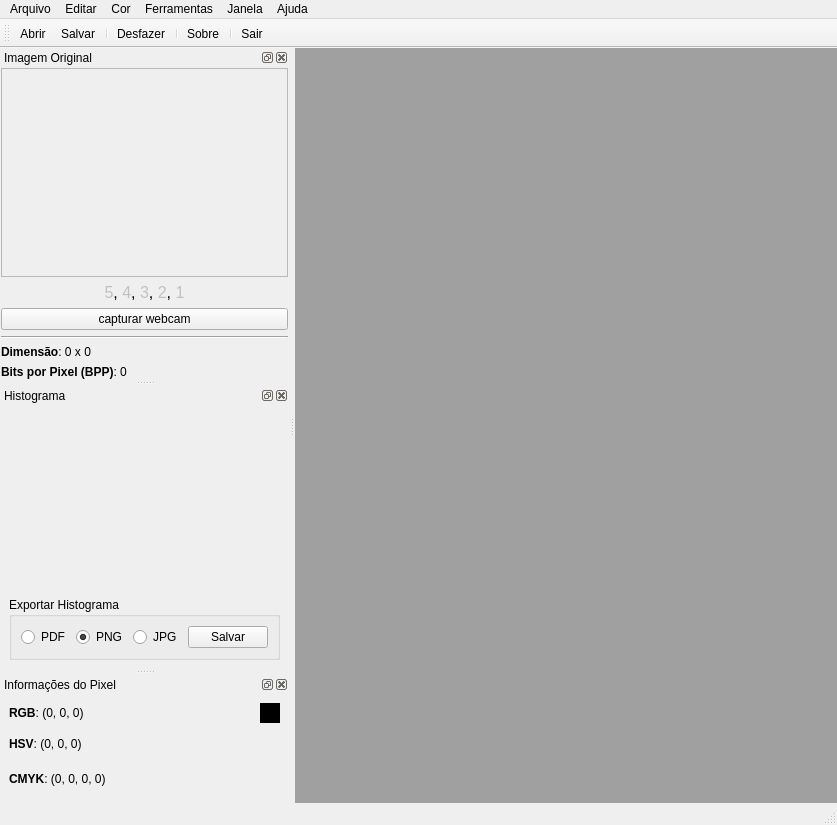
 <widget class="QMainWindow" name="MainWindow">
  <property name="geometry">
   <rect>
    <x>0</x>
    <y>0</y>
    <width>837</width>
    <height>823</height>
   </rect>
  </property>
  <property name="sizePolicy">
   <sizepolicy hsizetype="Preferred" vsizetype="Expanding">
    <horstretch>0</horstretch>
    <verstretch>0</verstretch>
   </sizepolicy>
  </property>
  <property name="mouseTracking">
   <bool>true</bool>
  </property>
  <property name="windowTitle">
   <string>hIP v0.04</string>
  </property>
  <property name="windowIcon">
   <iconset resource="hIP_Recursos.qrc">
    <normaloff>:/new/icones/icones/preferences-desktop-personal.png</normaloff>:/new/icones/icones/preferences-desktop-personal.png</iconset>
  </property>
  <property name="styleSheet">
   <string notr="true"/>
  </property>
  <widget class="QWidget" name="centralWidget">
   <property name="sizePolicy">
    <sizepolicy hsizetype="Expanding" vsizetype="Expanding">
     <horstretch>0</horstretch>
     <verstretch>0</verstretch>
    </sizepolicy>
   </property>
   <layout class="QVBoxLayout" name="verticalLayout_4">
    <property name="leftMargin">
     <number>0</number>
    </property>
    <property name="topMargin">
     <number>0</number>
    </property>
    <property name="rightMargin">
     <number>0</number>
    </property>
    <property name="bottomMargin">
     <number>0</number>
    </property>
    <item>
     <widget class="QMdiArea" name="mdiArea">
      <property name="verticalScrollBarPolicy">
       <enum>Qt::ScrollBarAsNeeded</enum>
      </property>
      <property name="horizontalScrollBarPolicy">
       <enum>Qt::ScrollBarAsNeeded</enum>
      </property>
      <property name="background">
       <brush brushstyle="SolidPattern">
        <color alpha="255">
         <red>160</red>
         <green>160</green>
         <blue>160</blue>
        </color>
       </brush>
      </property>
     </widget>
    </item>
   </layout>
  </widget>
  <widget class="QMenuBar" name="menuBar">
   <property name="geometry">
    <rect>
     <x>0</x>
     <y>0</y>
     <width>837</width>
     <height>21</height>
    </rect>
   </property>
   <widget class="QMenu" name="menuArquivo">
    <property name="title">
     <string>Arquivo</string>
    </property>
    <addaction name="btnAbrirImg"/>
    <addaction name="separator"/>
    <addaction name="actionSalvar_Imagem_2"/>
    <addaction name="separator"/>
    <addaction name="btnSair"/>
   </widget>
   <widget class="QMenu" name="menuEditar">
    <property name="title">
     <string>Editar</string>
    </property>
    <widget class="QMenu" name="menuInfo">
     <property name="title">
      <string>Informações</string>
     </property>
     <property name="icon">
      <iconset resource="hIP_Recursos.qrc">
       <normaloff>:/new/icones/icones/system-shutdown.png</normaloff>:/new/icones/icones/system-shutdown.png</iconset>
     </property>
    </widget>
    <addaction name="actionDesfazer"/>
    <addaction name="menuInfo"/>
   </widget>
   <widget class="QMenu" name="menuFerramentas">
    <property name="title">
     <string>Ferramentas</string>
    </property>
    <property name="separatorsCollapsible">
     <bool>false</bool>
    </property>
    <widget class="QMenu" name="menuDetec_o_de_Arestas">
     <property name="title">
      <string>Detecção de Arestas</string>
     </property>
     <addaction name="actionCanny"/>
     <addaction name="actionCanny_OpenCV"/>
     <addaction name="actionShen_Castan"/>
     <addaction name="actionMarr_Hildreth"/>
    </widget>
    <widget class="QMenu" name="menuEfeitos">
     <property name="title">
      <string>Efeitos</string>
     </property>
     <addaction name="actionNegativo"/>
     <addaction name="actionS_pia"/>
     <addaction name="actionCarton"/>
    </widget>
    <widget class="QMenu" name="menuFiltros_2">
     <property name="title">
      <string>Filtros</string>
     </property>
     <widget class="QMenu" name="menuSobel">
      <property name="title">
       <string>Sobel</string>
      </property>
      <addaction name="actionSobelX"/>
      <addaction name="actionSobelY"/>
      <addaction name="actionSobelAmbos"/>
     </widget>
     <addaction name="actionTons_de_Cinza"/>
     <addaction name="actionGaussiano"/>
     <addaction name="actionLaplaciano"/>
     <addaction name="menuSobel"/>
     <addaction name="actionGaussiana"/>
    </widget>
    <widget class="QMenu" name="menuOCR">
     <property name="title">
      <string>OCR</string>
     </property>
     <widget class="QMenu" name="menuExtra_ao_de_Caracteristicas">
      <property name="title">
       <string>Extraçao de Caracteristicas</string>
      </property>
      <addaction name="actionChain_Code_de_Freeman"/>
      <addaction name="actionMatriz_de_Coocorrencia"/>
      <addaction name="actionHistogramas"/>
      <addaction name="actionDistancia_Borda_caractere"/>
      <addaction name="actionEntropia"/>
      <addaction name="actionDensidade_Regional"/>
      <addaction name="actionUniformidade"/>
      <addaction name="actionHomogeniedade"/>
      <addaction name="actionCorrela_ao"/>
      <addaction name="actionContraste"/>
     </widget>
     <widget class="QMenu" name="menuClassifica_o">
      <property name="title">
       <string>Classificação</string>
      </property>
      <addaction name="actionDist_ncia_Euclidiana"/>
      <addaction name="actionDist_ncia_de_Chebyshev"/>
      <addaction name="actionDistancia_Manhattan"/>
      <addaction name="actionCoeficiente_de_Correla_o"/>
     </widget>
     <addaction name="actionJanela_OCR"/>
     <addaction name="actionAnalise_de_Projecao"/>
     <addaction name="menuExtra_ao_de_Caracteristicas"/>
     <addaction name="menuClassifica_o"/>
    </widget>
    <widget class="QMenu" name="menuThinning">
     <property name="title">
      <string>Thinning</string>
     </property>
     <addaction name="actionStentiford"/>
     <addaction name="actionZhang_Suen"/>
     <addaction name="actionHolt"/>
    </widget>
    <addaction name="menuDetec_o_de_Arestas"/>
    <addaction name="menuFiltros_2"/>
    <addaction name="menuEfeitos"/>
    <addaction name="actionMedirRuidos"/>
    <addaction name="menuThinning"/>
    <addaction name="menuOCR"/>
    <addaction name="separator"/>
   </widget>
   <widget class="QMenu" name="menuAjuda">
    <property name="title">
     <string>Ajuda</string>
    </property>
    <addaction name="btnSobre"/>
    <addaction name="actionSobre_o_Qt"/>
    <addaction name="actionTeste_2"/>
   </widget>
   <widget class="QMenu" name="menuCor">
    <property name="title">
     <string>Cor</string>
    </property>
    <addaction name="actionEqualizar_Histograma"/>
   </widget>
   <widget class="QMenu" name="menuJanela">
    <property name="title">
     <string>Janela</string>
    </property>
    <addaction name="actionCascata"/>
    <addaction name="actionTitulo"/>
    <addaction name="separator"/>
   </widget>
   <addaction name="menuArquivo"/>
   <addaction name="menuEditar"/>
   <addaction name="menuCor"/>
   <addaction name="menuFerramentas"/>
   <addaction name="menuJanela"/>
   <addaction name="menuAjuda"/>
  </widget>
  <widget class="QToolBar" name="mainToolBar">
   <property name="acceptDrops">
    <bool>false</bool>
   </property>
   <property name="movable">
    <bool>true</bool>
   </property>
   <attribute name="toolBarArea">
    <enum>TopToolBarArea</enum>
   </attribute>
   <attribute name="toolBarBreak">
    <bool>false</bool>
   </attribute>
   <addaction name="btnAbrirImg"/>
   <addaction name="actionSalvar_Imagem_2"/>
   <addaction name="separator"/>
   <addaction name="actionDesfazer"/>
   <addaction name="separator"/>
   <addaction name="btnSobre"/>
   <addaction name="separator"/>
   <addaction name="btnSair"/>
  </widget>
  <widget class="QStatusBar" name="statusBar">
   <property name="styleSheet">
    <string notr="true"/>
   </property>
  </widget>
  <widget class="QDockWidget" name="dockImagem">
   <property name="sizePolicy">
    <sizepolicy hsizetype="Minimum" vsizetype="Minimum">
     <horstretch>0</horstretch>
     <verstretch>0</verstretch>
    </sizepolicy>
   </property>
   <property name="minimumSize">
    <size>
     <width>280</width>
     <height>332</height>
    </size>
   </property>
   <property name="font">
    <font>
     <weight>50</weight>
     <bold>false</bold>
    </font>
   </property>
   <property name="styleSheet">
    <string notr="true"/>
   </property>
   <property name="features">
    <set>QDockWidget::AllDockWidgetFeatures</set>
   </property>
   <property name="allowedAreas">
    <set>Qt::LeftDockWidgetArea|Qt::RightDockWidgetArea</set>
   </property>
   <property name="windowTitle">
    <string>Imagem Original</string>
   </property>
   <attribute name="dockWidgetArea">
    <number>1</number>
   </attribute>
   <widget class="QWidget" name="dockWidgetContents">
    <layout class="QVBoxLayout" name="verticalLayout_5">
     <property name="leftMargin">
      <number>1</number>
     </property>
     <property name="topMargin">
      <number>1</number>
     </property>
     <property name="rightMargin">
      <number>1</number>
     </property>
     <property name="bottomMargin">
      <number>1</number>
     </property>
     <item>
      <widget class="QScrollArea" name="scrollArea1">
       <property name="sizePolicy">
        <sizepolicy hsizetype="Expanding" vsizetype="Expanding">
         <horstretch>0</horstretch>
         <verstretch>0</verstretch>
        </sizepolicy>
       </property>
       <property name="minimumSize">
        <size>
         <width>200</width>
         <height>200</height>
        </size>
       </property>
       <property name="mouseTracking">
        <bool>true</bool>
       </property>
       <property name="frameShape">
        <enum>QFrame::StyledPanel</enum>
       </property>
       <property name="widgetResizable">
        <bool>true</bool>
       </property>
       <property name="alignment">
        <set>Qt::AlignLeading|Qt::AlignLeft|Qt::AlignTop</set>
       </property>
       <widget class="QWidget" name="scrollAreaWidgetContents">
        <property name="geometry">
         <rect>
          <x>0</x>
          <y>0</y>
          <width>283</width>
          <height>199</height>
         </rect>
        </property>
        <property name="sizePolicy">
         <sizepolicy hsizetype="Expanding" vsizetype="Expanding">
          <horstretch>0</horstretch>
          <verstretch>0</verstretch>
         </sizepolicy>
        </property>
        <layout class="QHBoxLayout" name="horizontalLayout_2"/>
       </widget>
      </widget>
     </item>
     <item>
      <widget class="QLabel" name="lblContagem">
       <property name="text">
        <string>&lt;!DOCTYPE HTML PUBLIC &quot;-//W3C//DTD HTML 4.0//EN&quot; &quot;http://www.w3.org/TR/REC-html40/strict.dtd&quot;&gt;
&lt;html&gt;&lt;head&gt;&lt;meta name=&quot;qrichtext&quot; content=&quot;1&quot; /&gt;&lt;style type=&quot;text/css&quot;&gt;
p, li { white-space: pre-wrap; }
&lt;/style&gt;&lt;/head&gt;&lt;body style=&quot; font-family:'Sans'; font-size:9pt; font-weight:400; font-style:normal;&quot;&gt;
&lt;p align=&quot;center&quot; style=&quot; margin-top:0px; margin-bottom:0px; margin-left:0px; margin-right:0px; -qt-block-indent:0; text-indent:0px;&quot;&gt;
&lt;span style=&quot; font-size:12pt; color:#c0c0c0;&quot;&gt;5&lt;/span&gt;
&lt;span style=&quot; font-size:12pt;&quot;&gt;, &lt;/span&gt;
&lt;span style=&quot; font-size:12pt; color:#c0c0c0;&quot;&gt;4&lt;/span&gt;
&lt;span style=&quot; font-size:12pt;&quot;&gt;, &lt;/span&gt;
&lt;span style=&quot; font-size:12pt; color:#c0c0c0;&quot;&gt;3&lt;/span&gt;&lt;span style=&quot; font-size:12pt;&quot;&gt;, &lt;/span&gt;
&lt;span style=&quot; font-size:12pt; color:#c0c0c0;&quot;&gt;2&lt;/span&gt;&lt;span style=&quot; font-size:12pt;&quot;&gt;, &lt;/span&gt;
&lt;span style=&quot; font-size:12pt; color:#c0c0c0;&quot;&gt;1&lt;/span&gt;
&lt;/p&gt;&lt;/body&gt;&lt;/html&gt;</string>
       </property>
      </widget>
     </item>
     <item>
      <widget class="QPushButton" name="btnCapCam">
       <property name="text">
        <string>capturar webcam</string>
       </property>
       <property name="icon">
        <iconset resource="hIP_Recursos.qrc">
         <normaloff>:/new/icones/icones/camera-web.png</normaloff>:/new/icones/icones/camera-web.png</iconset>
       </property>
       <property name="flat">
        <bool>false</bool>
       </property>
      </widget>
     </item>
     <item>
      <widget class="Line" name="line">
       <property name="orientation">
        <enum>Qt::Horizontal</enum>
       </property>
      </widget>
     </item>
     <item>
      <widget class="QLabel" name="lblTam">
       <property name="text">
        <string>&lt;!DOCTYPE HTML PUBLIC &quot;-//W3C//DTD HTML 4.0//EN&quot; &quot;http://www.w3.org/TR/REC-html40/strict.dtd&quot;&gt;
&lt;html&gt;&lt;head&gt;&lt;meta name=&quot;qrichtext&quot; content=&quot;1&quot; /&gt;&lt;style type=&quot;text/css&quot;&gt;
p, li { white-space: pre-wrap; }
&lt;/style&gt;&lt;/head&gt;&lt;body style=&quot; font-family:'Ubuntu'; font-size:9pt; font-weight:400; font-style:normal;&quot;&gt;
&lt;p style=&quot; margin-top:0px; margin-bottom:0px; margin-left:0px; margin-right:0px; -qt-block-indent:0; text-indent:0px;&quot;&gt;&lt;span style=&quot; font-weight:600;&quot;&gt;Dimensão&lt;/span&gt;: 0 x 0&lt;/p&gt;&lt;/body&gt;&lt;/html&gt;</string>
       </property>
      </widget>
     </item>
     <item>
      <widget class="QLabel" name="lblBpp">
       <property name="text">
        <string>&lt;!DOCTYPE HTML PUBLIC &quot;-//W3C//DTD HTML 4.0//EN&quot; &quot;http://www.w3.org/TR/REC-html40/strict.dtd&quot;&gt;
&lt;html&gt;&lt;head&gt;&lt;meta name=&quot;qrichtext&quot; content=&quot;1&quot; /&gt;&lt;style type=&quot;text/css&quot;&gt;
p, li { white-space: pre-wrap; }
&lt;/style&gt;&lt;/head&gt;&lt;body style=&quot; font-family:'Ubuntu'; font-size:9pt; font-weight:400; font-style:normal;&quot;&gt;
&lt;p style=&quot; margin-top:0px; margin-bottom:0px; margin-left:0px; margin-right:0px; -qt-block-indent:0; text-indent:0px;&quot;&gt;&lt;span style=&quot; font-weight:600;&quot;&gt;Bits por Pixel (BPP)&lt;/span&gt;: 0&lt;/p&gt;&lt;/body&gt;&lt;/html&gt;</string>
       </property>
      </widget>
     </item>
    </layout>
   </widget>
  </widget>
  <widget class="QDockWidget" name="dockHistograma">
   <property name="sizePolicy">
    <sizepolicy hsizetype="Minimum" vsizetype="Minimum">
     <horstretch>0</horstretch>
     <verstretch>0</verstretch>
    </sizepolicy>
   </property>
   <property name="minimumSize">
    <size>
     <width>287</width>
     <height>283</height>
    </size>
   </property>
   <property name="allowedAreas">
    <set>Qt::LeftDockWidgetArea|Qt::RightDockWidgetArea</set>
   </property>
   <property name="windowTitle">
    <string>Histograma</string>
   </property>
   <attribute name="dockWidgetArea">
    <number>1</number>
   </attribute>
   <widget class="QWidget" name="dockWidgetContents_3">
    <layout class="QVBoxLayout" name="verticalLayout_3">
     <item>
      <layout class="QVBoxLayout" name="histWidget">
       <item>
        <widget class="QCustomPlot" name="plotHistograma" native="true">
         <property name="sizePolicy">
          <sizepolicy hsizetype="Preferred" vsizetype="Minimum">
           <horstretch>0</horstretch>
           <verstretch>0</verstretch>
          </sizepolicy>
         </property>
         <property name="minimumSize">
          <size>
           <width>0</width>
           <height>50</height>
          </size>
         </property>
        </widget>
       </item>
      </layout>
     </item>
     <item>
      <widget class="QGroupBox" name="groupBox">
       <property name="sizePolicy">
        <sizepolicy hsizetype="Minimum" vsizetype="Fixed">
         <horstretch>0</horstretch>
         <verstretch>0</verstretch>
        </sizepolicy>
       </property>
       <property name="title">
        <string>Exportar Histograma</string>
       </property>
       <layout class="QVBoxLayout" name="verticalLayout_2">
        <item>
         <layout class="QHBoxLayout" name="horizontalLayout">
          <item>
           <widget class="QRadioButton" name="rdbPDF">
            <property name="text">
             <string>PDF</string>
            </property>
           </widget>
          </item>
          <item>
           <widget class="QRadioButton" name="rdbPNG">
            <property name="text">
             <string>PNG</string>
            </property>
            <property name="checked">
             <bool>true</bool>
            </property>
           </widget>
          </item>
          <item>
           <widget class="QRadioButton" name="rdbJPG">
            <property name="text">
             <string>JPG</string>
            </property>
           </widget>
          </item>
          <item>
           <widget class="QPushButton" name="btnSalvarHist">
            <property name="text">
             <string>Salvar</string>
            </property>
           </widget>
          </item>
         </layout>
        </item>
       </layout>
      </widget>
     </item>
    </layout>
   </widget>
  </widget>
  <widget class="QDockWidget" name="dockPixel">
   <property name="sizePolicy">
    <sizepolicy hsizetype="Minimum" vsizetype="Minimum">
     <horstretch>0</horstretch>
     <verstretch>0</verstretch>
    </sizepolicy>
   </property>
   <property name="minimumSize">
    <size>
     <width>280</width>
     <height>128</height>
    </size>
   </property>
   <property name="font">
    <font>
     <weight>50</weight>
     <bold>false</bold>
    </font>
   </property>
   <property name="allowedAreas">
    <set>Qt::LeftDockWidgetArea|Qt::RightDockWidgetArea</set>
   </property>
   <property name="windowTitle">
    <string>Informações do Pixel</string>
   </property>
   <attribute name="dockWidgetArea">
    <number>1</number>
   </attribute>
   <widget class="QWidget" name="dockWidgetContents_2">
    <layout class="QVBoxLayout" name="verticalLayout">
     <item>
      <layout class="QGridLayout" name="gridLayout">
       <property name="leftMargin">
        <number>0</number>
       </property>
       <item row="0" column="0">
        <widget class="QLabel" name="lblRgb">
         <property name="toolTip">
          <string>&lt;!DOCTYPE HTML PUBLIC &quot;-//W3C//DTD HTML 4.0//EN&quot; &quot;http://www.w3.org/TR/REC-html40/strict.dtd&quot;&gt;
&lt;html&gt;&lt;head&gt;&lt;meta name=&quot;qrichtext&quot; content=&quot;1&quot; /&gt;&lt;style type=&quot;text/css&quot;&gt;
p, li { white-space: pre-wrap; }
&lt;/style&gt;&lt;/head&gt;&lt;body style=&quot; font-family:'MS Shell Dlg 2'; font-size:8.25pt; font-weight:400; font-style:normal;&quot;&gt;
&lt;p style=&quot; margin-top:0px; margin-bottom:0px; margin-left:0px; margin-right:0px; -qt-block-indent:0; text-indent:0px;&quot;&gt;&lt;span style=&quot; font-weight:600;&quot;&gt;R&lt;/span&gt;ed, &lt;span style=&quot; font-weight:600;&quot;&gt;G&lt;/span&gt;reen, &lt;span style=&quot; font-weight:600;&quot;&gt;B&lt;/span&gt;lue&lt;/p&gt;&lt;/body&gt;&lt;/html&gt;</string>
         </property>
         <property name="text">
          <string>&lt;!DOCTYPE HTML PUBLIC &quot;-//W3C//DTD HTML 4.0//EN&quot; &quot;http://www.w3.org/TR/REC-html40/strict.dtd&quot;&gt;
&lt;html&gt;&lt;head&gt;&lt;meta name=&quot;qrichtext&quot; content=&quot;1&quot; /&gt;&lt;style type=&quot;text/css&quot;&gt;
p, li { white-space: pre-wrap; }
&lt;/style&gt;&lt;/head&gt;&lt;body style=&quot; font-family:'Ubuntu'; font-size:9pt; font-weight:400; font-style:normal;&quot;&gt;
&lt;p style=&quot; margin-top:0px; margin-bottom:0px; margin-left:0px; margin-right:0px; -qt-block-indent:0; text-indent:0px;&quot;&gt;&lt;span style=&quot; font-weight:600;&quot;&gt;RGB&lt;/span&gt;: (0, 0, 0)&lt;/p&gt;&lt;/body&gt;&lt;/html&gt;</string>
         </property>
        </widget>
       </item>
       <item row="0" column="1">
        <widget class="QWidget" name="wdgPixelCor" native="true">
         <property name="sizePolicy">
          <sizepolicy hsizetype="Fixed" vsizetype="Fixed">
           <horstretch>0</horstretch>
           <verstretch>0</verstretch>
          </sizepolicy>
         </property>
         <property name="minimumSize">
          <size>
           <width>20</width>
           <height>20</height>
          </size>
         </property>
         <property name="toolTip">
          <string>Cor do pixel</string>
         </property>
         <property name="autoFillBackground">
          <bool>false</bool>
         </property>
         <property name="styleSheet">
          <string notr="true">background-color: rgb(0, 0, 0);</string>
         </property>
        </widget>
       </item>
       <item row="1" column="0">
        <widget class="QLabel" name="lblHsv">
         <property name="toolTip">
          <string>&lt;!DOCTYPE HTML PUBLIC &quot;-//W3C//DTD HTML 4.0//EN&quot; &quot;http://www.w3.org/TR/REC-html40/strict.dtd&quot;&gt;
&lt;html&gt;&lt;head&gt;&lt;meta name=&quot;qrichtext&quot; content=&quot;1&quot; /&gt;&lt;style type=&quot;text/css&quot;&gt;
p, li { white-space: pre-wrap; }
&lt;/style&gt;&lt;/head&gt;&lt;body style=&quot; font-family:'MS Shell Dlg 2'; font-size:8.25pt; font-weight:400; font-style:normal;&quot;&gt;
&lt;p style=&quot; margin-top:0px; margin-bottom:0px; margin-left:0px; margin-right:0px; -qt-block-indent:0; text-indent:0px;&quot;&gt;&lt;span style=&quot; font-weight:600;&quot;&gt;H&lt;/span&gt;ue, &lt;span style=&quot; font-weight:600;&quot;&gt;S&lt;/span&gt;aturation, &lt;span style=&quot; font-weight:600;&quot;&gt;V&lt;/span&gt;alue&lt;/p&gt;&lt;/body&gt;&lt;/html&gt;</string>
         </property>
         <property name="text">
          <string>&lt;!DOCTYPE HTML PUBLIC &quot;-//W3C//DTD HTML 4.0//EN&quot; &quot;http://www.w3.org/TR/REC-html40/strict.dtd&quot;&gt;
&lt;html&gt;&lt;head&gt;&lt;meta name=&quot;qrichtext&quot; content=&quot;1&quot; /&gt;&lt;style type=&quot;text/css&quot;&gt;
p, li { white-space: pre-wrap; }
&lt;/style&gt;&lt;/head&gt;&lt;body style=&quot; font-family:'Ubuntu'; font-size:9pt; font-weight:400; font-style:normal;&quot;&gt;
&lt;p style=&quot; margin-top:0px; margin-bottom:0px; margin-left:0px; margin-right:0px; -qt-block-indent:0; text-indent:0px;&quot;&gt;&lt;span style=&quot; font-weight:600;&quot;&gt;HSV&lt;/span&gt;: (0, 0, 0)&lt;/p&gt;&lt;/body&gt;&lt;/html&gt;</string>
         </property>
        </widget>
       </item>
       <item row="2" column="0">
        <widget class="QLabel" name="lblCmyk">
         <property name="toolTip">
          <string>&lt;!DOCTYPE HTML PUBLIC &quot;-//W3C//DTD HTML 4.0//EN&quot; &quot;http://www.w3.org/TR/REC-html40/strict.dtd&quot;&gt;
&lt;html&gt;&lt;head&gt;&lt;meta name=&quot;qrichtext&quot; content=&quot;1&quot; /&gt;&lt;style type=&quot;text/css&quot;&gt;
p, li { white-space: pre-wrap; }
&lt;/style&gt;&lt;/head&gt;&lt;body style=&quot; font-family:'MS Shell Dlg 2'; font-size:8.25pt; font-weight:400; font-style:normal;&quot;&gt;
&lt;p style=&quot; margin-top:0px; margin-bottom:0px; margin-left:0px; margin-right:0px; -qt-block-indent:0; text-indent:0px;&quot;&gt;&lt;span style=&quot; font-size:8pt; font-weight:600;&quot;&gt;C&lt;/span&gt;&lt;span style=&quot; font-size:8pt;&quot;&gt;yan, &lt;/span&gt;&lt;span style=&quot; font-size:8pt; font-weight:600;&quot;&gt;M&lt;/span&gt;&lt;span style=&quot; font-size:8pt;&quot;&gt;agenta, &lt;/span&gt;&lt;span style=&quot; font-size:8pt; font-weight:600;&quot;&gt;Y&lt;/span&gt;&lt;span style=&quot; font-size:8pt;&quot;&gt;ellow, Blac&lt;/span&gt;&lt;span style=&quot; font-size:8pt; font-weight:600;&quot;&gt;K&lt;/span&gt;&lt;/p&gt;&lt;/body&gt;&lt;/html&gt;</string>
         </property>
         <property name="text">
          <string>&lt;!DOCTYPE HTML PUBLIC &quot;-//W3C//DTD HTML 4.0//EN&quot; &quot;http://www.w3.org/TR/REC-html40/strict.dtd&quot;&gt;
&lt;html&gt;&lt;head&gt;&lt;meta name=&quot;qrichtext&quot; content=&quot;1&quot; /&gt;&lt;style type=&quot;text/css&quot;&gt;
p, li { white-space: pre-wrap; }
&lt;/style&gt;&lt;/head&gt;&lt;body style=&quot; font-family:'Ubuntu'; font-size:9pt; font-weight:400; font-style:normal;&quot;&gt;
&lt;p style=&quot; margin-top:0px; margin-bottom:0px; margin-left:0px; margin-right:0px; -qt-block-indent:0; text-indent:0px;&quot;&gt;&lt;span style=&quot; font-weight:600;&quot;&gt;CMYK&lt;/span&gt;: (0, 0, 0, 0)&lt;/p&gt;&lt;/body&gt;&lt;/html&gt;</string>
         </property>
        </widget>
       </item>
      </layout>
     </item>
    </layout>
   </widget>
  </widget>
  <action name="btnSobre">
   <property name="icon">
    <iconset resource="hIP_Recursos.qrc">
     <normaloff>:/new/icones/icones/help-browser.png</normaloff>:/new/icones/icones/help-browser.png</iconset>
   </property>
   <property name="text">
    <string>Sobre...</string>
   </property>
  </action>
  <action name="btnSair">
   <property name="icon">
    <iconset resource="hIP_Recursos.qrc">
     <normaloff>:/new/icones/icones/system-log-out.png</normaloff>:/new/icones/icones/system-log-out.png</iconset>
   </property>
   <property name="text">
    <string>Sair</string>
   </property>
  </action>
  <action name="btnAbrirImg">
   <property name="icon">
    <iconset resource="hIP_Recursos.qrc">
     <normaloff>:/new/icones/icones/document-open.png</normaloff>:/new/icones/icones/document-open.png</iconset>
   </property>
   <property name="text">
    <string>Abrir</string>
   </property>
  </action>
  <action name="actionDesfazer">
   <property name="enabled">
    <bool>true</bool>
   </property>
   <property name="icon">
    <iconset resource="hIP_Recursos.qrc">
     <normaloff>:/new/icones/icones/edit-undo.png</normaloff>:/new/icones/icones/edit-undo.png</iconset>
   </property>
   <property name="text">
    <string>Desfazer</string>
   </property>
  </action>
  <action name="actionCanny">
   <property name="enabled">
    <bool>true</bool>
   </property>
   <property name="text">
    <string>Canny</string>
   </property>
  </action>
  <action name="actionShen_Castan">
   <property name="enabled">
    <bool>true</bool>
   </property>
   <property name="text">
    <string>Shen-Castan</string>
   </property>
  </action>
  <action name="actionMarr_Hildreth">
   <property name="enabled">
    <bool>true</bool>
   </property>
   <property name="text">
    <string>Marr-Hildreth</string>
   </property>
  </action>
  <action name="actionSalvar_Imagem_2">
   <property name="icon">
    <iconset resource="hIP_Recursos.qrc">
     <normaloff>:/new/icones/icones/document-save.png</normaloff>:/new/icones/icones/document-save.png</iconset>
   </property>
   <property name="text">
    <string>Salvar</string>
   </property>
  </action>
  <action name="actionMedirRuidos">
   <property name="text">
    <string>Medir Ruído</string>
   </property>
  </action>
  <action name="actionTons_de_Cinza">
   <property name="text">
    <string>Tons de Cinza</string>
   </property>
  </action>
  <action name="actionGaussiano">
   <property name="enabled">
    <bool>false</bool>
   </property>
   <property name="text">
    <string>Gaussiano</string>
   </property>
   <property name="visible">
    <bool>false</bool>
   </property>
  </action>
  <action name="actionLaplaciano">
   <property name="text">
    <string>Laplaciano</string>
   </property>
   <property name="visible">
    <bool>false</bool>
   </property>
  </action>
  <action name="actionNegativo">
   <property name="text">
    <string>Negativo</string>
   </property>
  </action>
  <action name="actionSobelX">
   <property name="text">
    <string>Componente X</string>
   </property>
  </action>
  <action name="actionSobelY">
   <property name="text">
    <string>Componente Y</string>
   </property>
  </action>
  <action name="actionSobelAmbos">
   <property name="text">
    <string>Ambos</string>
   </property>
  </action>
  <action name="actionSobre_o_Qt">
   <property name="icon">
    <iconset resource="hIP_Recursos.qrc">
     <normaloff>:/new/icones/icones/aboutQt.png</normaloff>:/new/icones/icones/aboutQt.png</iconset>
   </property>
   <property name="text">
    <string>Sobre o Qt...</string>
   </property>
  </action>
  <action name="actionCanny_OpenCV">
   <property name="text">
    <string>Canny (OpenCV)</string>
   </property>
   <property name="visible">
    <bool>false</bool>
   </property>
  </action>
  <action name="actionEqualizar_Histograma">
   <property name="text">
    <string>Equalizar Histograma</string>
   </property>
  </action>
  <action name="actionS_pia">
   <property name="text">
    <string>Sépia</string>
   </property>
  </action>
  <action name="actionGaussiana">
   <property name="text">
    <string>Gaussiana</string>
   </property>
  </action>
  <action name="actionAbrirNovaAba">
   <property name="text">
    <string>Abrir em nova aba</string>
   </property>
  </action>
  <action name="actionCascata">
   <property name="text">
    <string>Cascata</string>
   </property>
  </action>
  <action name="actionTitulo">
   <property name="text">
    <string>Titulo</string>
   </property>
  </action>
  <action name="actionCarton">
   <property name="text">
    <string>Carton</string>
   </property>
  </action>
  <action name="actionChain_Code_de_Freeman">
   <property name="enabled">
    <bool>false</bool>
   </property>
   <property name="text">
    <string>Código de Freeman</string>
   </property>
  </action>
  <action name="actionAnalise_de_Projecao">
   <property name="text">
    <string>Análise de Projeção</string>
   </property>
  </action>
  <action name="actionMatriz_de_Coocorrencia">
   <property name="icon">
    <iconset resource="hIP_Recursos.qrc">
     <normaloff>:/new/icones/icones/marker.png</normaloff>:/new/icones/icones/marker.png</iconset>
   </property>
   <property name="text">
    <string>Matriz de Coocorrência</string>
   </property>
  </action>
  <action name="actionHistogramas">
   <property name="icon">
    <iconset resource="hIP_Recursos.qrc">
     <normaloff>:/new/icones/icones/marker.png</normaloff>:/new/icones/icones/marker.png</iconset>
   </property>
   <property name="text">
    <string>Histogramas</string>
   </property>
  </action>
  <action name="actionEntropia">
   <property name="icon">
    <iconset resource="hIP_Recursos.qrc">
     <normaloff>:/new/icones/icones/marker.png</normaloff>:/new/icones/icones/marker.png</iconset>
   </property>
   <property name="text">
    <string>Entropia</string>
   </property>
  </action>
  <action name="actionDensidade_Regional">
   <property name="enabled">
    <bool>false</bool>
   </property>
   <property name="text">
    <string>Densidade Regional</string>
   </property>
  </action>
  <action name="actionDistancia_Borda_caractere">
   <property name="icon">
    <iconset resource="hIP_Recursos.qrc">
     <normaloff>:/new/icones/icones/marker.png</normaloff>:/new/icones/icones/marker.png</iconset>
   </property>
   <property name="text">
    <string>Distancia Borda-caractere</string>
   </property>
  </action>
  <action name="actionUniformidade">
   <property name="icon">
    <iconset resource="hIP_Recursos.qrc">
     <normaloff>:/new/icones/icones/marker.png</normaloff>:/new/icones/icones/marker.png</iconset>
   </property>
   <property name="text">
    <string>Uniformidade (Energia)</string>
   </property>
  </action>
  <action name="actionHomogeniedade">
   <property name="icon">
    <iconset resource="hIP_Recursos.qrc">
     <normaloff>:/new/icones/icones/marker.png</normaloff>:/new/icones/icones/marker.png</iconset>
   </property>
   <property name="text">
    <string>Homogeniedade</string>
   </property>
  </action>
  <action name="actionCorrela_ao">
   <property name="icon">
    <iconset resource="hIP_Recursos.qrc">
     <normaloff>:/new/icones/icones/marker.png</normaloff>:/new/icones/icones/marker.png</iconset>
   </property>
   <property name="text">
    <string>Correlaçao</string>
   </property>
  </action>
  <action name="actionContraste">
   <property name="icon">
    <iconset resource="hIP_Recursos.qrc">
     <normaloff>:/new/icones/icones/marker.png</normaloff>:/new/icones/icones/marker.png</iconset>
   </property>
   <property name="text">
    <string>Contraste</string>
   </property>
  </action>
  <action name="actionStentiford">
   <property name="text">
    <string>Stentiford</string>
   </property>
  </action>
  <action name="actionZhang_Suen">
   <property name="text">
    <string>Zhang-Suen</string>
   </property>
  </action>
  <action name="actionHolt">
   <property name="text">
    <string>Holt</string>
   </property>
   <property name="toolTip">
    <string>Holt</string>
   </property>
  </action>
  <action name="actionDist_ncia_Euclidiana">
   <property name="icon">
    <iconset resource="hIP_Recursos.qrc">
     <normaloff>:/new/icones/icones/marker.png</normaloff>:/new/icones/icones/marker.png</iconset>
   </property>
   <property name="text">
    <string>Distância Euclidiana</string>
   </property>
  </action>
  <action name="actionDist_ncia_de_Chebyshev">
   <property name="icon">
    <iconset resource="hIP_Recursos.qrc">
     <normaloff>:/new/icones/icones/marker.png</normaloff>:/new/icones/icones/marker.png</iconset>
   </property>
   <property name="text">
    <string>Distância de Chebyshev</string>
   </property>
  </action>
  <action name="actionCoeficiente_de_Correla_o">
   <property name="icon">
    <iconset resource="hIP_Recursos.qrc">
     <normaloff>:/new/icones/icones/marker.png</normaloff>:/new/icones/icones/marker.png</iconset>
   </property>
   <property name="text">
    <string>Coeficiente de Correlação</string>
   </property>
  </action>
  <action name="actionTeste_2">
   <property name="text">
    <string>Teste</string>
   </property>
  </action>
  <action name="actionJanela_OCR">
   <property name="text">
    <string>Janela OCR</string>
   </property>
  </action>
  <action name="actionDistancia_Manhattan">
   <property name="icon">
    <iconset resource="hIP_Recursos.qrc">
     <normaloff>:/new/icones/icones/marker.png</normaloff>:/new/icones/icones/marker.png</iconset>
   </property>
   <property name="text">
    <string>Distância Manhattan</string>
   </property>
  </action>
 </widget>
